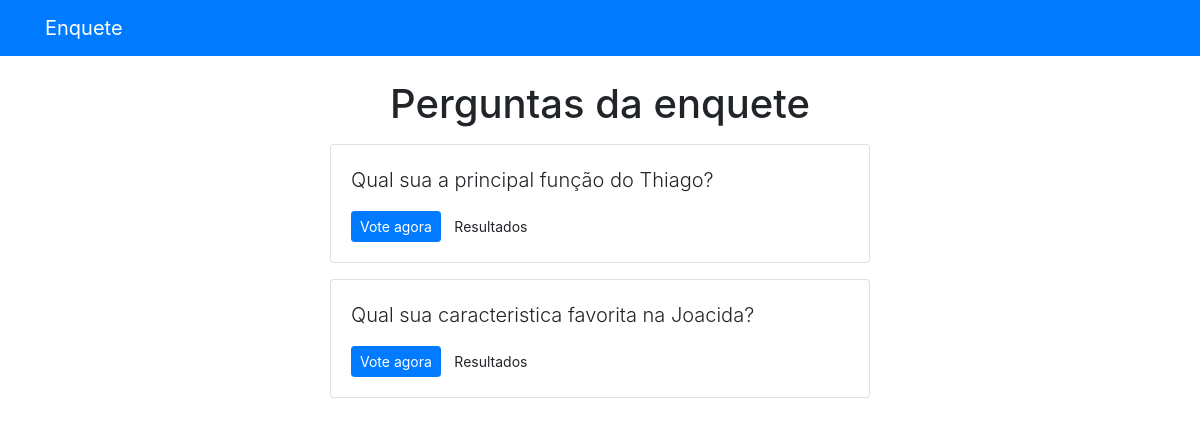
Screenshot of /polls/ with the database file from the repository.
### polls/models.py (models this page shows, shortened)
class Question(models.Model):
    question_text = models.CharField(max_length=200)
    pub_date = models.DateTimeField('date published')

### polls/views.py (the view)
# urls.py: path('', views.index, name='index'),
def index(request):
    latest_question_list = Question.objects.order_by('-pub_date')[:5]
    context = {'latest_question_list': latest_question_list}
    return render(request, 'polls/index.html', context)

### templates/polls/index.html
{% extends 'base.html' %}
{% block content %}
<h1 class="text-center mb-3">Perguntas da enquete</h1>
{% if latest_question_list %}
{% for question in latest_question_list %}
<div class="card mb-3">
    <div class="card-body">
        <p class="lead">{{ question.question_text }}</p>
        <a href="{% url 'polls:detail' question.id %}" class="btn btn-primary btn-sm">Vote agora</a>
        <a href="{% url 'polls:results' question.id %}" class="btn btn-secundary btn-sm">Resultados</a>
    </div>
</div>
{% endfor %}
{% else %}
<p>Não há perguntas disponíveis.</p>
{% endif %}
{% endblock %}

### rows the page displays
Question: question_text "Qual sua a principal função do Thiago?"
Question: question_text "Qual sua caracteristica favorita na Joacida?"
